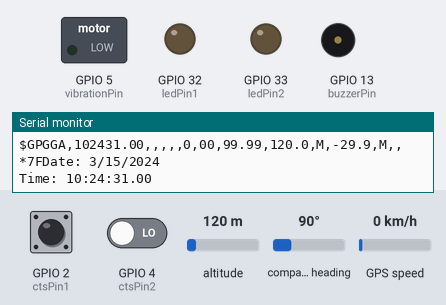
A sketch run on a simulated ESP32. On the bench: switched loads named in the sketch (green lamp = pin HIGH), output pins drawn as LEDs (lit = HIGH), buzzer (waves = sounding), the last lines printed to the serial monitor. The test bench sets the inputs (shaded band); at power-on: GPIO 2 (ctsPin1) LOW, GPIO 4 (ctsPin2) LOW, altitude 120 m, compass heading 90°, GPS speed 0 km/h. The GPS gets a fix after 3 s at 37.7749, -122.4194 with 8 satellites.

Above: at 1.2 s.
1.3 s: GPIO 2 (ctsPin1) driven HIGH
At 1.7 s:
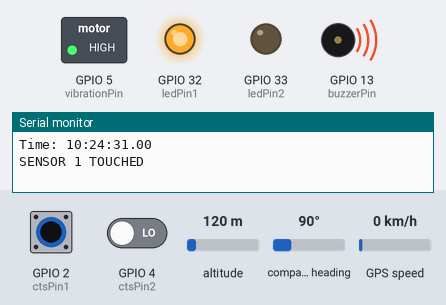
4.8 s: GPIO 4 (ctsPin2) driven HIGH
At 8.7 s:
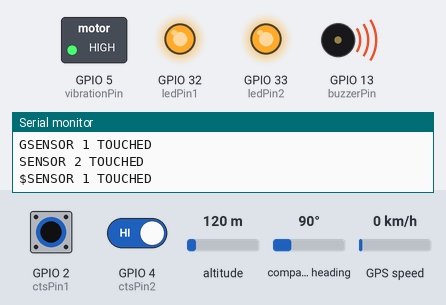
8.9 s: GPIO 2 (ctsPin1) driven LOW
At 12.8 s:
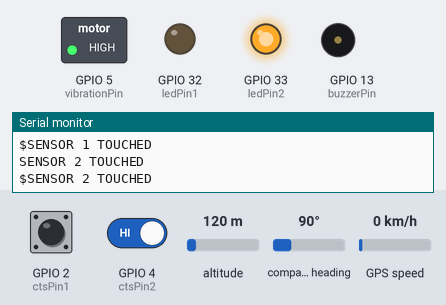
13.0 s: GPIO 2 (ctsPin1) driven HIGH
At 16.8 s:
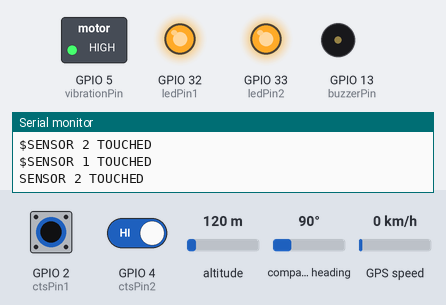
17.1 s: GPIO 4 (ctsPin2) driven LOW
At 19.2 s:
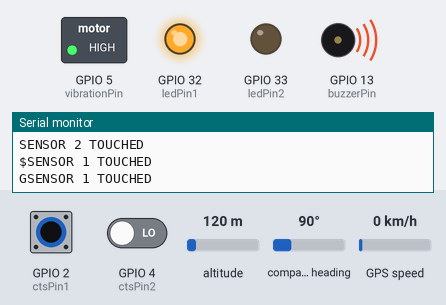
20.8 s: GPIO 2 (ctsPin1) pulsed LOW 2 times (0.12 s each, 0.3 s apart)
At 21.3 s:
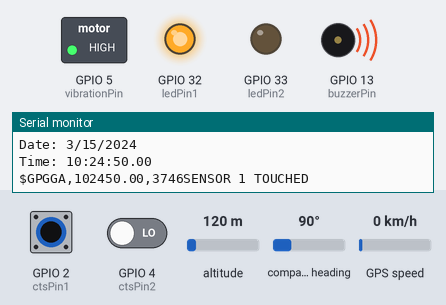
Timing chart, 0 to 23.8 s (numbered marks = the images above; inputs shaded):
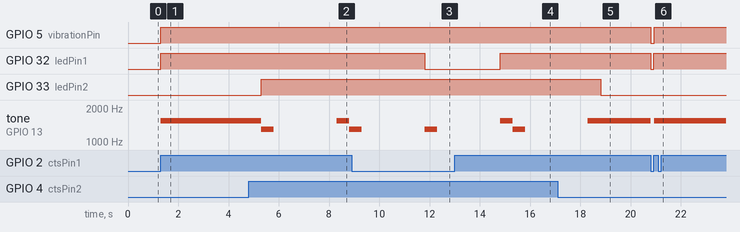

Measured:
- after the input at 1.3 s, GPIO 5 (vibrationPin), GPIO 32 (ledPin1): LOW → HIGH at once; tone on GPIO 13 (buzzerPin): silent → 1535 Hz at once
- after the input at 4.8 s, GPIO 33 (ledPin2): LOW → HIGH after 0.50 s; tone on GPIO 13 (buzzerPin): 1535 Hz → 1300 Hz after 0.50 s, → silent 0.50 s later, → 1535 Hz 2.5 s later, → 1300 Hz 0.50 s later
- after the input at 8.9 s, GPIO 32 (ledPin1): HIGH → LOW after 2.9 s
- after the input at 13.0 s, GPIO 32 (ledPin1): LOW → HIGH after 1.8 s
- after the input at 17.1 s, GPIO 33 (ledPin2): HIGH → LOW after 1.7 s; tone on GPIO 13 (buzzerPin): goes on until 18.3 s, then stays 1535 Hz
- after the input at 20.8 s, GPIO 5 (vibrationPin): HIGH → LOW at once, → HIGH 0.13 s later; GPIO 32 (ledPin1): HIGH → LOW at once, → HIGH 0.11 s later; tone on GPIO 13 (buzzerPin): 1535 Hz → silent at once, → 1535 Hz 0.13 s later

The sketch:

Test_26_05_2024_VibBuzTouchGPS.ino
```cpp
#include <HardwareSerial.h>
#include <TinyGPSPlus.h>

#define buzzerPin 13   // Define buzzerPin for ESP32
#define ctsPin1 2       // Define capacitive touch sensor 1 pin for ESP32
#define ctsPin2 4       // Define capacitive touch sensor 2 pin for ESP32
#define ledPin1 32      // Define LED pin 1 for ESP32
#define ledPin2 33      // Define LED pin 2 for ESP32
#define vibrationPin 5 // Define pin for vibration motor for ESP32

// Define pins for hardware serial
#define GPS_RX 14  // Connect to TX of GPS Module
#define GPS_TX 12  // Connect to RX of GPS Module

// Initialize the hardware serial port for GPS module
HardwareSerial serialGPS(1); // Use UART1

// The TinyGPSPlus object
TinyGPSPlus gps;

void setup() {
  pinMode(buzzerPin, OUTPUT);   // Set buzzerPin as output
  pinMode(ledPin1, OUTPUT);      // Set LED pin 1 as output
  pinMode(ledPin2, OUTPUT);      // Set LED pin 2 as output
  pinMode(ctsPin1, INPUT);       // Set capacitive touch sensor 1 pin as input
  pinMode(ctsPin2, INPUT);       // Set capacitive touch sensor 2 pin as input
  pinMode(vibrationPin, OUTPUT);// Set vibration motor pin as output

  // Serial.begin(115200);           // Initialize serial communication

  // Start the hardware serial for debugging
  Serial.begin(9600);

  // Configure the hardware serial port for GPS module
  serialGPS.begin(9600, SERIAL_8N1, GPS_RX, GPS_TX);

  Serial.println("GPS Module Test");
}

void loop() {
  int ctsValue1 = digitalRead(ctsPin1); // Read capacitive touch sensor value
  int ctsValue2 = digitalRead(ctsPin2); // Read capacitive touch sensor value

  // Read data from GPS module and encode it
  if (serialGPS.available() > 0) {
    char c = serialGPS.read();
    Serial.write(c);  // Print raw data for debugging
    gps.encode(c);
  }

  // Display GPS data if available
  displayInfo();

  // Check if no GPS data is detected - Commented this code because it's going to halt the code below this check if GPS signal is not found
  // if (millis() > 5000 && gps.charsProcessed() < 10) {
  //   Serial.println(F("No GPS detected: check wiring."));
  //   while (true);
  // }

  if (ctsValue1 == HIGH) {
    digitalWrite(ledPin1, HIGH); // Turn on LED 1
    Serial.println("SENSOR 1 TOUCHED");
    tone(buzzerPin,1535,500); // Beep when touched
    vibrate(500); // Vibrate when touched
  } else {
    digitalWrite(ledPin1, LOW); // Turn off LED 1
    // Serial.println("Not touched");
  }

  if (ctsValue2 == HIGH) {
    digitalWrite(ledPin2, HIGH); // Turn on LED 2
    Serial.println("SENSOR 2 TOUCHED");
    tone(buzzerPin,1300,500); // Beep when touched
    vibrate(3000); // Vibrate when touched
  } else {
    digitalWrite(ledPin2, LOW); // Turn off LED 2
    // Serial.println("Not touched");
  }

  // delay(2000);
}

void vibrate(unsigned long delayms) { // Function to vibrate
  digitalWrite(vibrationPin, HIGH); // Turn on vibration motor
  delay(delayms);                   // Vibrate for specified time
  digitalWrite(vibrationPin, LOW);  // Turn off vibration motor
}

void displayInfo() {
  // Only print GPS data if new data is available
  if (gps.location.isUpdated()) {
    Serial.print(F("Location: "));
    if (gps.location.isValid()) {
      Serial.print("Lat: ");
      Serial.print(gps.location.lat(), 6);
      Serial.print(F(", Lng: "));
      Serial.print(gps.location.lng(), 6);
      Serial.println();
    } else {
      Serial.println(F("INVALID"));
    }
  }

  if (gps.date.isUpdated()) {
    Serial.print(F("Date: "));
    Serial.print(gps.date.month());
    Serial.print(F("/"));
    Serial.print(gps.date.day());
    Serial.print(F("/"));
    Serial.print(gps.date.year());
    Serial.println();
  }

  if (gps.time.isUpdated()) {
    Serial.print(F("Time: "));
    if (gps.time.hour() < 10) Serial.print(F("0"));
    Serial.print(gps.time.hour());
    Serial.print(F(":"));
    if (gps.time.minute() < 10) Serial.print(F("0"));
    Serial.print(gps.time.minute());
    Serial.print(F(":"));
    if (gps.time.second() < 10) Serial.print(F("0"));
    Serial.print(gps.time.second());
    Serial.print(F("."));
    if (gps.time.centisecond() < 10) Serial.print(F("0"));
    Serial.print(gps.time.centisecond());
    Serial.println();
  }
}
```
